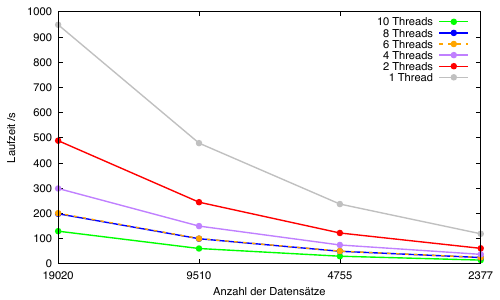

Recreate this plot in gnuplot.


set xlabel "Anzahl der Datensätze"
set ylabel "Laufzeit /s"

set xtics ("19020" 1, "9510" 2, "4755" 3, "2377" 4)

plot 'comp_all_threads.dat' index 0 w lp pt 7 ps 0.6 lc rgb "green" lw 2 title "10 Threads", \
     ''             index 1 w lp pt 7 ps 0.6 lc rgb "blue" lw 2 title "8 Threads", \
     ''             index 2 w lp dt 2 pt 7 ps 0.6 lc rgb "orange" lw 2 title "6 Threads", \
     ''             index 3 w lp pt 7 ps 0.6 lc rgb "purple" lw 2 title "4 Threads", \
     ''             index 4 w lp pt 7 ps 0.6 lc rgb "red" lw 2 title "2 Threads", \
     ''             index 5 w lp pt 7 ps 0.6 lc rgb "grey" lw 2 title "1 Threads"

set term pdf
set output "comp_all_threads.pdf"
replot
